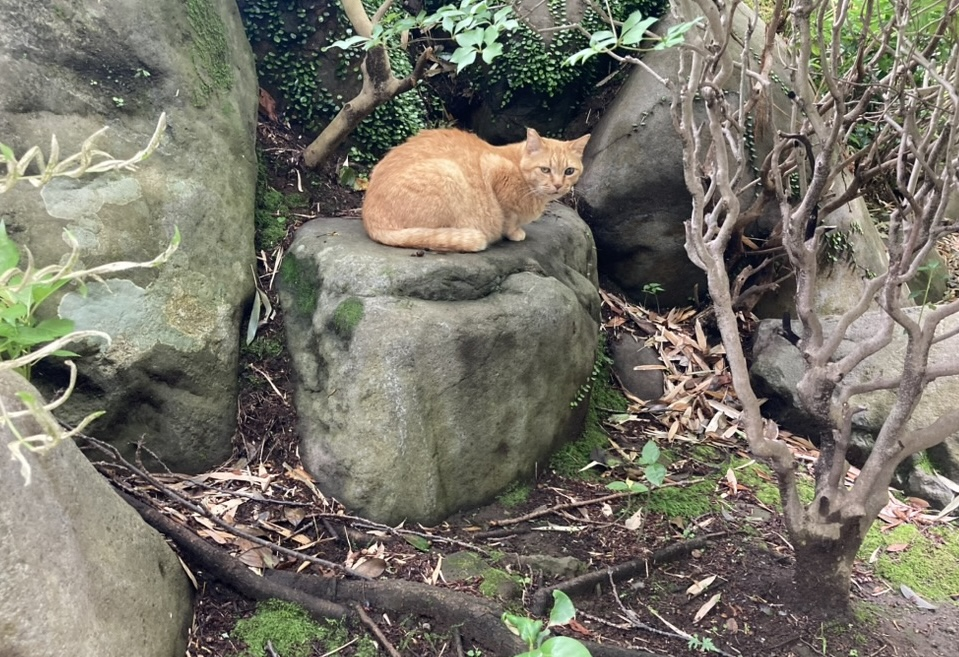
#> input picture chapter_6/sample_data/sample_photo1.jpg, 959 x 657 px
$ python batch-image-generation.py
#> lines starting #> are read from the running program, lines starting #| are printed output that depends on the picture
from PIL import Image, ImageDraw, ImageFont


def create_combined_image(image_paths, output_path, target_height=500, spacing=20):
#> called with output_path = 'combined_result.jpg', target_height = 500, spacing = 20
    processed_images = []
    total_width = 0

    # フォントの設定（環境に合わせてパスを変更する）
    try:
        font = ImageFont.truetype("LiberationSans-Regular.ttf", 35)
    except:
        font = ImageFont.load_default()

    for i, path in enumerate(image_paths):
        with Image.open(path) as img:
            # アスペクト比を維持して各画像をリサイズ
#> img is the input picture: PIL image 959x657 RGB; mean R, G, B 120, 116.9, 105.3
            aspect_ratio = img.width / img.height
#> aspect_ratio = 1.46
            new_width = int(target_height * aspect_ratio)
#> new_width = 729
            img_resized = img.resize((new_width, target_height), \
                                     Image.Resampling.LANCZOS)

            # 番号ラベル（黒い正方形に白文字）の作成
            draw = ImageDraw.Draw(img_resized)
            label_size = 40  # 正方形のサイズ
            label_margin = 10  # 端からの距離

            # 黒い正方形を描画
            rect_coords = [label_margin, label_margin, label_margin + label_size, \
                           label_margin + label_size]
            draw.rectangle(rect_coords, fill="black")

            # 白い文字を描画 (中央付近に配置)
            text = str(i + 1)
            draw.text((label_margin + 9, label_margin + 0), text, \
                      fill="white", font=font)

            processed_images.append(img_resized)
            total_width += new_width
#> total_width = 729

    # 連結用のキャンバス作成（背景は白）
    canvas_width = total_width + (spacing * (len(processed_images) - 1))
#> canvas_width = 1653
    combined_img = Image.new('RGB', (canvas_width, target_height), (255, 255, 255))
#> combined_img: PIL image 1653x500 RGB; every value is 255

    # 画像を順に貼り付け
    current_x = 0
    for img in processed_images:
        combined_img.paste(img, (current_x, 0))
        current_x += img.width + spacing
#> this loop made 3 passes
#> current_x on passes 1 to 3: 749, 1240, 1673
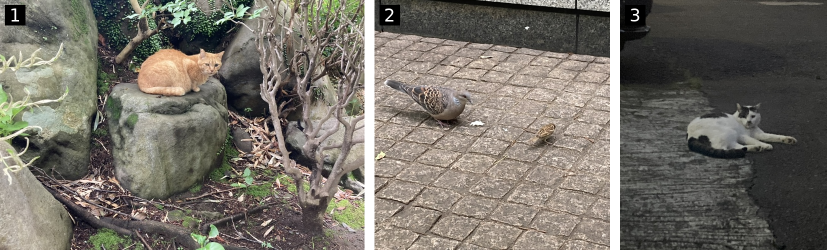
#> combined_img: PIL image 1653x500 RGB (shown at 1/2 size); mean R, G, B 116.5, 111.9, 103.3
#> after the loop, current_x = 1673

    # 保存
    combined_img.save(output_path)
    print(f"保存完了: {output_path}")


# --- 実行例 ---
image_files = ["sample_data/sample_photo1.jpg", "sample_data/sample_photo2.jpg", \
               "sample_data/sample_photo3.jpg"]
create_combined_image(image_files, "combined_result.jpg")
